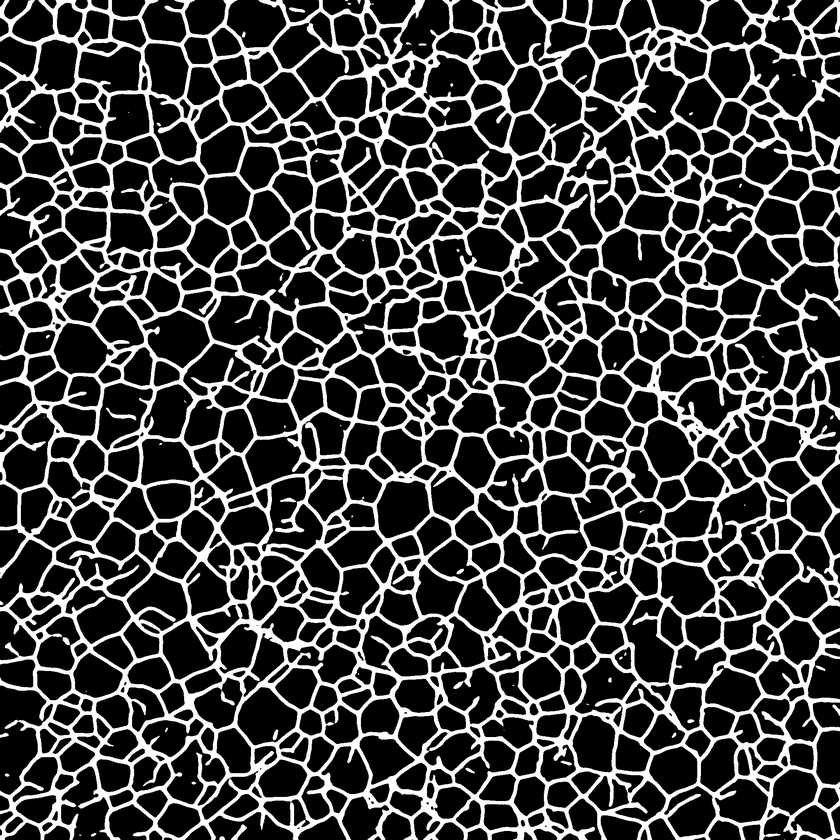
#> input picture pred.png, 840 x 840 px, shrunk from 2048 x 2048 before the run
$ python -i Post5_Segmentation.py   (imports and definitions only)
#> lines starting #> are read from the running program, lines starting #| are printed output that depends on the picture
#> further down, picture is the input picture: shape (840, 840); min 0, max 255, mean 64.9
# ---------------------------------------------------------------------------
# --- Prerequisite(s) --
# Post4_Pathfinding.py
# --- Description --
# Apply watershed segmentation to segment grains. This procedure is applied
# to FSGT, pred_before (predicted mask before post-processing),
# and pred_after (predicted mask after post-processing).
# ------------------
# Authors: Doruk Aksoy; University of California, Irvine
# Contact: (daksoy@uci.edu)
# Date: 06/27/2023
# ------------------
# Version: Python 3.8
# Execution: python3 Post5_Segmentation.py
# ---------------------------------------------------------------------------
# %% Imports
import numpy as np
import joblib
from scipy import ndimage as ndi
from skimage.segmentation import watershed
from skimage.feature import peak_local_max
from skimage.morphology import dilation, square
from skimage.measure import regionprops
from PIL import Image
from skimage.morphology import skeletonize

# Custom Libraries
import PostProcessingPlots as pplot
# %% Methods
def watershed_segmentation(image):
    # Invert the image, i.e., background becomes 1, foreground becomes 0
    inverted_image = 1 - image
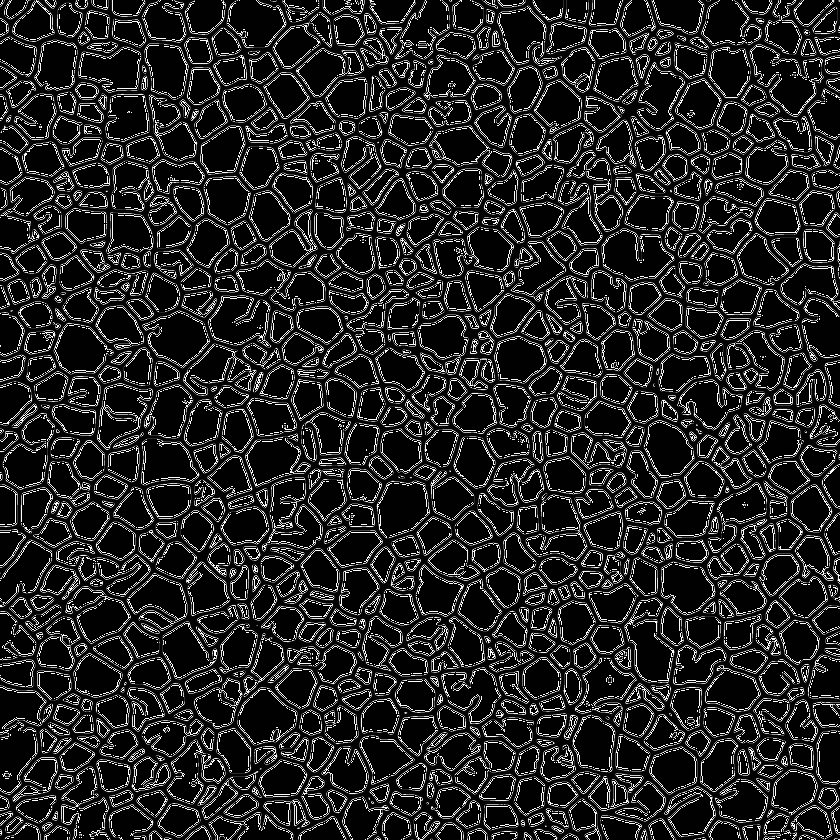
#> inverted_image: shape (840, 840); min 0, max 255, mean 38

    # Apply dilation operation to remove isolated background pixels
    dilated_image = dilation(inverted_image, square(2))
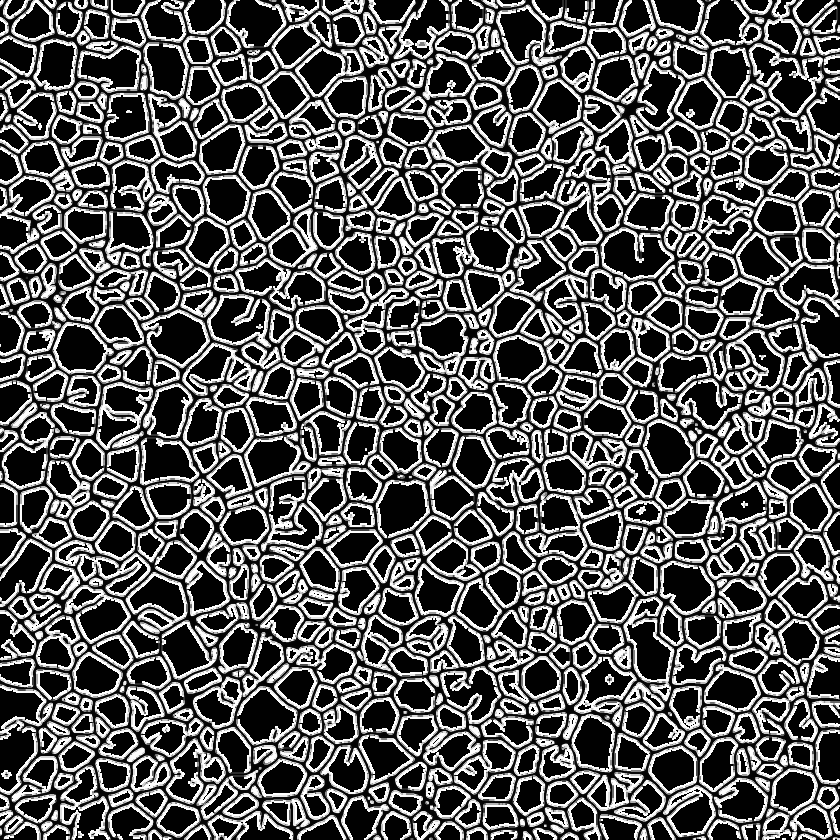
#> dilated_image: shape (840, 840); min 0, max 255, mean 87.7

    # Compute Euclidean distance from every binary pixel
    # to the nearest zero pixel then find peaks
    distance = ndi.distance_transform_edt(dilated_image)
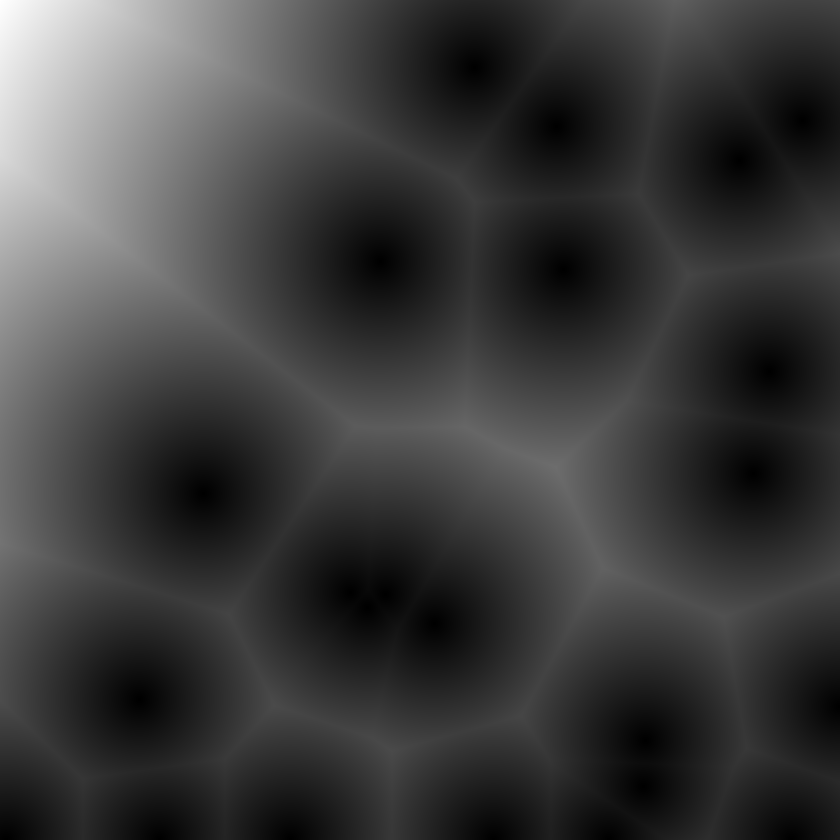
#> distance: shape (840, 840) float64; min 0, max 461, mean 109.9; drawn with min black and max white
    coords = peak_local_max(distance, min_distance=20, labels=dilated_image)
#> coords = 49664 pairs, first value 20 to 819, second value 20 to 819

    # Create a mask of the identified peaks
    mask = np.zeros(distance.shape, dtype=bool)
    mask[tuple(coords.T)] = True

    # Now we need to mark each of these points with a unique id
    # and create the corresponding markers for watershed.
    markers, _ = ndi.label(mask)

    # Perform the watershed operation which should fill the regions enclosed by edges
    labels = watershed(-distance, markers, mask=dilated_image)
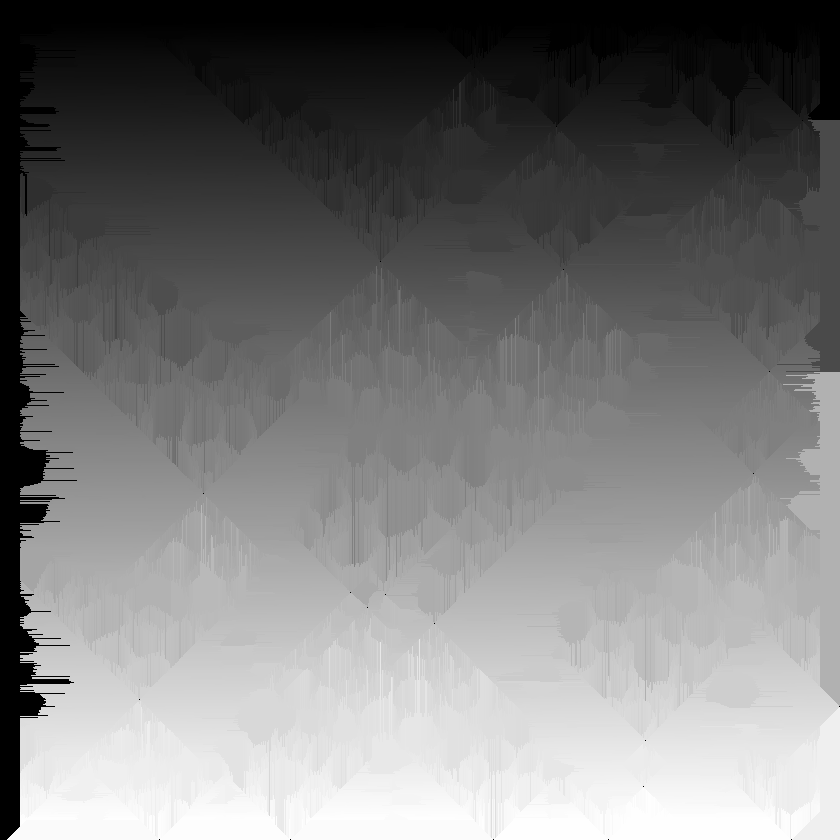
#> labels: shape (840, 840) int32; min 0, max 30881, mean 14734.7; drawn with min black and max white

    # Dilate the regions
    labels_dilated = dilation(labels, square(3))

    # Merge regions that are separated by just background pixels
    labels_merged = ndi.label(labels_dilated * inverted_image)[0]
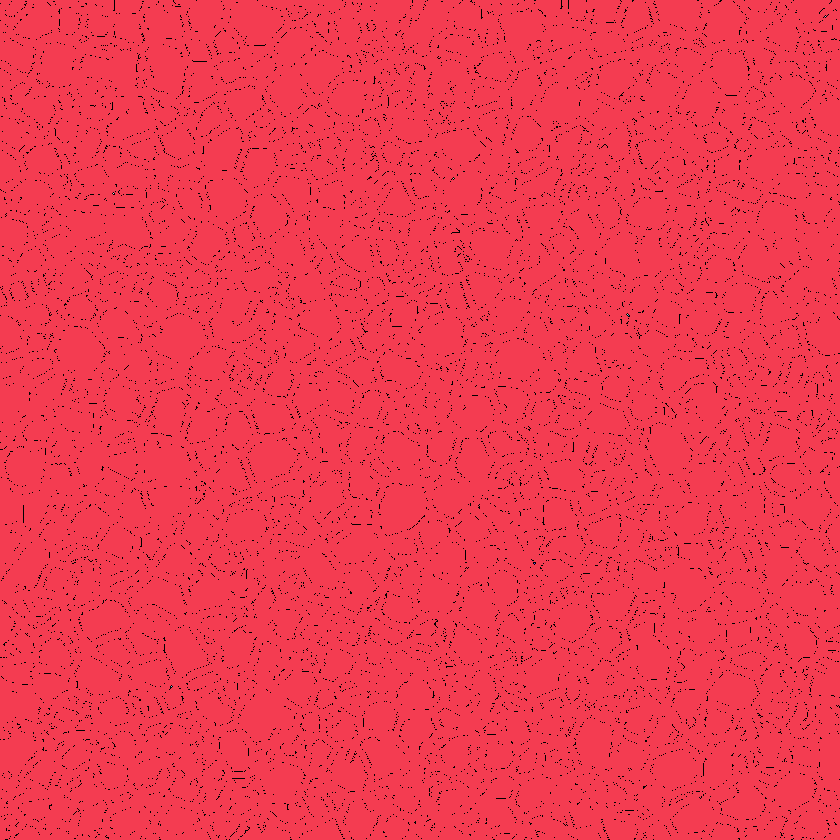
#> labels_merged: shape (840, 840) int32; 9 distinct labels, from 0 to 8; one colour per label, 0 black

    # Reassign sequential labels to ensure all labels are unique
    labels_final, num_labels = ndi.label(labels_merged)
#> num_labels = 8

    # Use grey_erosion to eliminate single-pixel regions
    footprint = np.array([
        [1, 1, 1],
        [1, 0, 1],
        [1, 1, 1]
    ], dtype=bool)
    labels_final = ndi.grey_erosion(labels_final, footprint=footprint)
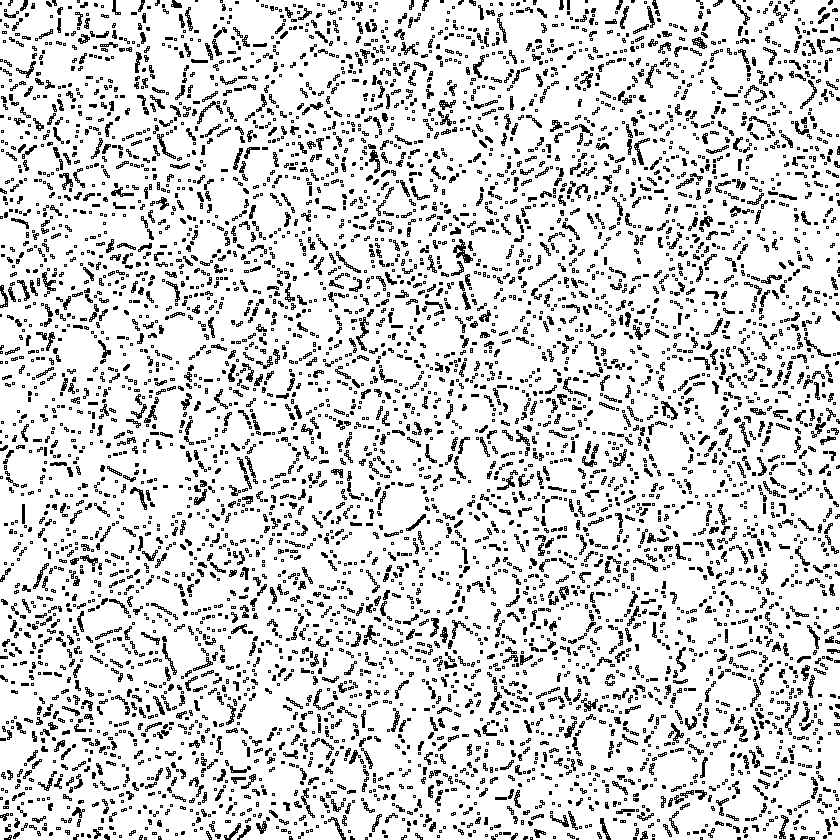
#> labels_final: shape (840, 840) int32; values 0 (black) and 1 (white), 83.4% white; black in thin lines or dots

    return labels_final

# Obtain the grain size based on the area of the labeled region
# [60 lines left out: functions grain_size, segment_image, segmentation, calc_improvement, not called in this run]

# %% The following operations are not executed when this script is imported as a module
# [19 lines not run here, left out]

>>> import cv2
>>> picture = cv2.imread('pred.png', cv2.IMREAD_GRAYSCALE)
>>> result = watershed_segmentation(picture)
